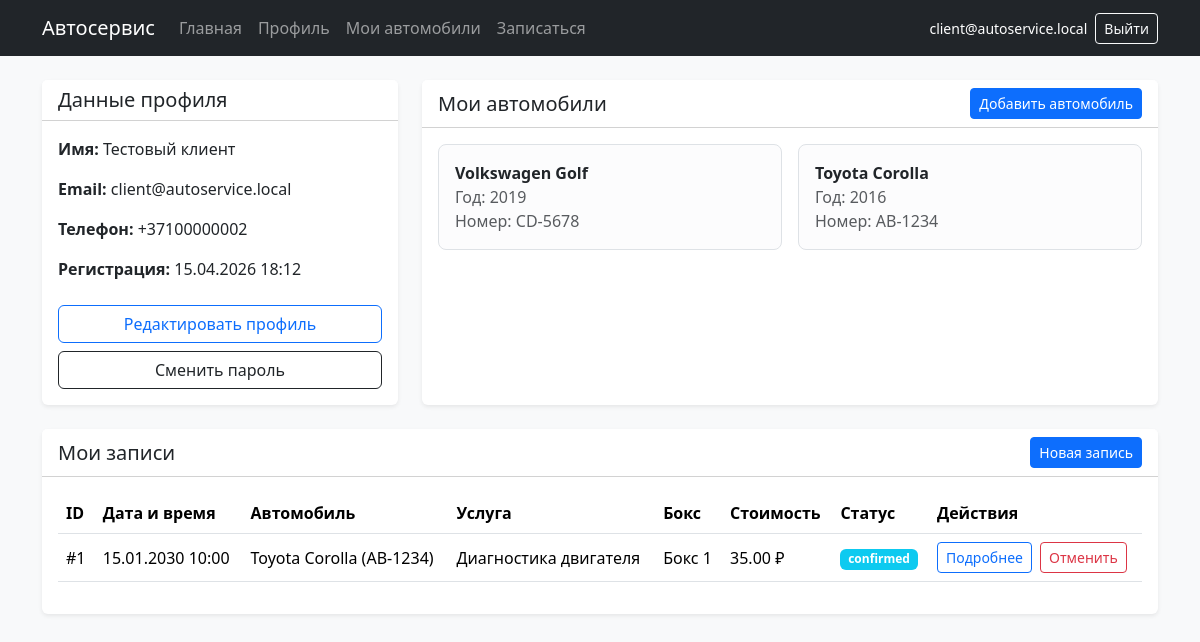
The app's page /profile.php (signed in) with its own data.
### tables this page shows
CREATE TABLE `users` (
  `id` INT NOT NULL AUTO_INCREMENT,
  `email` VARCHAR(255) NOT NULL,
  `password_hash` VARCHAR(255) NOT NULL,
  `username` VARCHAR(100) DEFAULT NULL,
  `phone` VARCHAR(20) DEFAULT NULL,
  `role` ENUM('admin', 'client') NOT NULL DEFAULT 'client',
  `created_at` DATETIME NOT NULL DEFAULT CURRENT_TIMESTAMP,
  PRIMARY KEY (`id`),
  UNIQUE KEY `email_unique` (`email`)
);

CREATE TABLE `cars` (
  `id` INT NOT NULL AUTO_INCREMENT,
  `user_id` INT NOT NULL,
  `brand` VARCHAR(100) NOT NULL,
  `model` VARCHAR(100) NOT NULL,
  `year` INT NOT NULL,
  `plate_number` VARCHAR(30) NOT NULL,
  `created_at` DATETIME NOT NULL DEFAULT CURRENT_TIMESTAMP,
  PRIMARY KEY (`id`),
  UNIQUE KEY `plate_number_unique` (`plate_number`),
  KEY `cars_user_idx` (`user_id`),
  CONSTRAINT `cars_user_fk` FOREIGN KEY (`user_id`) REFERENCES `users`(`id`) ON DELETE CASCADE ON UPDATE CASCADE
);

CREATE TABLE `appointments` (
  `id` INT NOT NULL AUTO_INCREMENT,
  `user_id` INT NOT NULL,
  `car_id` INT NOT NULL,
  `service_id` INT NOT NULL,
  `box_id` INT NOT NULL,
  `appointment_datetime` DATETIME NOT NULL,
  `total_price` DECIMAL(10,2) NOT NULL DEFAULT 0.00,
  `status` ENUM('new', 'confirmed', 'in_progress', 'done', 'canceled') NOT NULL DEFAULT 'new',
  `notes` TEXT DEFAULT NULL,
  `created_at` DATETIME NOT NULL DEFAULT CURRENT_TIMESTAMP,
  PRIMARY KEY (`id`),
  KEY `appointments_user_idx` (`user_id`),
  KEY `appointments_car_idx` (`car_id`),
  KEY `appointments_service_idx` (`service_id`),
  KEY `appointments_box_idx` (`box_id`),
  KEY `appointments_date_idx` (`appointment_datetime`),
  CONSTRAINT `appointments_user_fk` FOREIGN KEY (`user_id`) REFERENCES `users`(`id`) ON DELETE CASCADE ON UPDATE CASCADE,
  CONSTRAINT `appointments_car_fk` FOREIGN KEY (`car_id`) REFERENCES `cars`(`id`) ON DELETE RESTRICT ON UPDATE CASCADE,
  CONSTRAINT `appointments_service_fk` FOREIGN KEY (`service_id`) REFERENCES `services`(`id`) ON DELETE RESTRICT ON UPDATE CASCADE,
  CONSTRAINT `appointments_box_fk` FOREIGN KEY (`box_id`) REFERENCES `service_boxes`(`id`) ON DELETE RESTRICT ON UPDATE CASCADE
);

CREATE TABLE `services` (
  `id` INT NOT NULL AUTO_INCREMENT,
  `title` VARCHAR(255) NOT NULL,
  `description` TEXT DEFAULT NULL,
  `base_price` DECIMAL(10,2) NOT NULL DEFAULT 0.00,
  `duration_minutes` INT NOT NULL,
  `image_url` VARCHAR(255) DEFAULT NULL,
  `is_active` TINYINT(1) NOT NULL DEFAULT 1,
  `created_at` DATETIME NOT NULL DEFAULT CURRENT_TIMESTAMP,
  PRIMARY KEY (`id`)
);

CREATE TABLE `service_boxes` (
  `id` INT NOT NULL AUTO_INCREMENT,
  `name` VARCHAR(100) NOT NULL,
  `is_active` TINYINT(1) NOT NULL DEFAULT 1,
  PRIMARY KEY (`id`),
  UNIQUE KEY `box_name_unique` (`name`)
);

### auth.php (called while the page is built, shortened)
<?php
if (!function_exists('h')) {
    function h($value)
    {
        return htmlspecialchars((string) $value, ENT_QUOTES, 'UTF-8');
    }
}
if (!function_exists('is_logged_in')) {
    function is_logged_in()
    {
        return isset($_SESSION['user_id']);
    }
}

### profile.php (the view, shortened to what this page needs)
<?php
require_once __DIR__ . '/auth.php';
require_once __DIR__ . '/db.php';
$page = isset($_GET['page']) ? (int) $_GET['page'] : 1;
$limit = 10;
$offset = ($page - 1) * $limit;
$sql = "
    SELECT
        a.id,
        a.appointment_datetime,
        a.total_price,
        a.status,
        a.notes,
        a.created_at,
        c.brand,
        c.model,
        c.plate_number,
        s.title AS service_title,
        s.duration_minutes,
        b.name AS box_name
    FROM appointments a
    JOIN cars c ON c.id = a.car_id
    JOIN services s ON s.id = a.service_id
    JOIN service_boxes b ON b.id = a.box_id
    WHERE a.user_id = :user_id
    ORDER BY a.appointment_datetime DESC
    LIMIT :limit OFFSET :offset
";
$stmt = $pdo->prepare($sql);
$stmt->bindValue(':user_id', $_SESSION['user_id'], PDO::PARAM_INT);
$stmt->bindValue(':limit', $limit, PDO::PARAM_INT);
$stmt->bindValue(':offset', $offset, PDO::PARAM_INT);
$stmt->execute();
$appointments = $stmt->fetchAll();
$userStmt = $pdo->prepare('SELECT username, email, phone, created_at FROM users WHERE id = ? LIMIT 1');
$userStmt->execute([$_SESSION['user_id']]);
$user = $userStmt->fetch();
$carsStmt = $pdo->prepare('SELECT * FROM cars WHERE user_id = ? ORDER BY id DESC');
$carsStmt->execute([$_SESSION['user_id']]);
$cars = $carsStmt->fetchAll();
function appointment_badge_class($status)
{
    switch ($status) {
        case 'confirmed':
            return 'info';
    }
}
?>
<!DOCTYPE html>
<html lang="ru">
<head>
    <link href="https://cdn.jsdelivr.net/npm/bootstrap@5.3.3/dist/css/bootstrap.min.css" rel="stylesheet">
</head>
<body class="bg-light">
<?php require __DIR__ . '/nav.php'; ?>
<div class="container pb-5">
    <div class="row g-4 mb-4">
        <div class="col-lg-4">
            <div class="card shadow-sm border-0 h-100">
                <div class="card-header bg-white"><h1 class="h5 mb-0">Данные профиля</h1></div>
                <div class="card-body">
                    <p><strong>Имя:</strong> <?= h($user['username'] ?: 'Не указано') ?></p>
                    <p><strong>Email:</strong> <?= h($user['email']) ?></p>
                    <p><strong>Телефон:</strong> <?= h($user['phone'] ?: 'Не указан') ?></p>
                    <p class="mb-4"><strong>Регистрация:</strong> <?= h(date('d.m.Y H:i', strtotime($user['created_at']))) ?></p>
                    <div class="d-grid gap-2">
                        <a href="update_profile.php" class="btn btn-outline-primary">Редактировать профиль</a>
                        <a href="change_password.php" class="btn btn-outline-dark">Сменить пароль</a>
                    </div>
                </div>
            </div>
        </div>
        <div class="col-lg-8">
            <div class="card shadow-sm border-0 h-100">
                <div class="card-header bg-white d-flex justify-content-between align-items-center">
                    <h2 class="h5 mb-0">Мои автомобили</h2>
                    <a href="add_car.php" class="btn btn-sm btn-primary">Добавить автомобиль</a>
                </div>
                <div class="card-body">
                    <?php if ($cars): ?>
                        <div class="row g-3">
                            <?php foreach ($cars as $car): ?>
                                <div class="col-md-6">
                                    <div class="border rounded-3 p-3 h-100 bg-light-subtle">
                                        <div class="fw-semibold"><?= h($car['brand'] . ' ' . $car['model']) ?></div>
                                        <div class="text-muted">Год: <?= (int) $car['year'] ?></div>
                                        <div class="text-muted">Номер: <?= h($car['plate_number']) ?></div>
                                    </div>
                                </div>
                            <?php endforeach; ?>
                        </div>
                    <?php else: ?>
                        <div class="alert alert-secondary mb-0">Вы еще не добавили автомобили.</div>
                    <?php endif; ?>
                </div>
            </div>
        </div>
    </div>
    <div class="card shadow-sm border-0">
        <div class="card-header bg-white d-flex justify-content-between align-items-center">
            <h2 class="h5 mb-0">Мои записи</h2>
            <a href="book_service.php" class="btn btn-primary btn-sm">Новая запись</a>
        </div>
        <div class="card-body">
            <?php if ($appointments): ?>
                <div class="table-responsive">
                    <table class="table table-hover align-middle">
                        <thead>
                            <tr>
                                <th>ID</th>
                                <th>Дата и время</th>
                                <th>Автомобиль</th>
                                <th>Услуга</th>
                                <th>Бокс</th>
                                <th>Стоимость</th>
                                <th>Статус</th>
                                <th>Действия</th>
                            </tr>
                        </thead>
                        <tbody>
                        <?php foreach ($appointments as $appointment): ?>
                            <?php $canCancel = strtotime($appointment['appointment_datetime']) > strtotime('+24 hours') && in_array($appointment['status'], ['new', 'confirmed'], true); ?>
                            <tr>
                                <td>#<?= (int) $appointment['id'] ?></td>
                                <td><?= h(date('d.m.Y H:i', strtotime($appointment['appointment_datetime']))) ?></td>
                                <td><?= h($appointment['brand'] . ' ' . $appointment['model'] . ' (' . $appointment['plate_number'] . ')') ?></td>
                                <td><?= h($appointment['service_title']) ?></td>
                                <td><?= h($appointment['box_name']) ?></td>
                                <td><?= number_format((float) $appointment['total_price'], 2, '.', ' ') ?> ₽</td>
                                <td><span class="badge bg-<?= appointment_badge_class($appointment['status']) ?>"><?= h($appointment['status']) ?></span></td>
                                <td>
                                    <div class="d-flex flex-wrap gap-2">
                                        <a href="appointment_details.php?id=<?= (int) $appointment['id'] ?>" class="btn btn-outline-primary btn-sm">Подробнее</a>
                                        <?php if ($canCancel): ?>
                                            <form method="POST" action="cancel_appointment.php" onsubmit="return confirm('Отменить запись?');">
                                                <button type="submit" class="btn btn-outline-danger btn-sm">Отменить</button>
                                            </form>
                                        <?php endif; ?>
                                    </div>
                                </td>
                            </tr>
                        <?php endforeach; ?>
                        </tbody>
                    </table>
                </div>
            <?php endif; ?>
        </div>
    </div>
</div>
</body>
</html>

### nav.php (shortened to what this page needs)
<?php
require_once __DIR__ . '/auth.php';
?>
<nav class="navbar navbar-expand-lg navbar-dark bg-dark mb-4">
    <div class="container">
        <a class="navbar-brand" href="index.php">Автосервис</a>
        <div class="collapse navbar-collapse" id="mainNav">
            <ul class="navbar-nav me-auto mb-2 mb-lg-0">
                <li class="nav-item"><a class="nav-link" href="index.php">Главная</a></li>
                <?php if (is_logged_in()): ?>
                    <li class="nav-item"><a class="nav-link" href="profile.php">Профиль</a></li>
                    <li class="nav-item"><a class="nav-link" href="add_car.php">Мои автомобили</a></li>
                    <li class="nav-item"><a class="nav-link" href="book_service.php">Записаться</a></li>
                <?php else: ?>
                    <li class="nav-item"><a class="nav-link" href="login.php">Вход</a></li>
                    <li class="nav-item"><a class="nav-link" href="register.php">Регистрация</a></li>
                <?php endif; ?>
            </ul>
            <?php if (is_logged_in()): ?>
                <div class="d-flex align-items-center gap-2 text-white small">
                    <span><?= h($_SESSION['user_email'] ?? '') ?></span>
                    <a href="logout.php" class="btn btn-outline-light btn-sm">Выйти</a>
                </div>
            <?php endif; ?>
        </div>
    </div>
</nav>

### records on screen
users: username "Тестовый клиент", email "client@autoservice.local", phone "+37100000002", created_at "15.04.2026 18:12"
cars: brand+model "Volkswagen Golf", year "2019", plate_number "CD-5678"
cars: brand+model "Toyota Corolla", year "2016", plate_number "AB-1234"
appointments: id "1", appointment_datetime "15.01.2030 10:00", car.plate_number "Toyota Corolla (AB-1234)", service.title "Диагностика двигателя", box.name "Бокс 1", total_price "35.00", status "confirmed"

### other values on screen
$_SESSION['user_email'] "client@autoservice.local"
